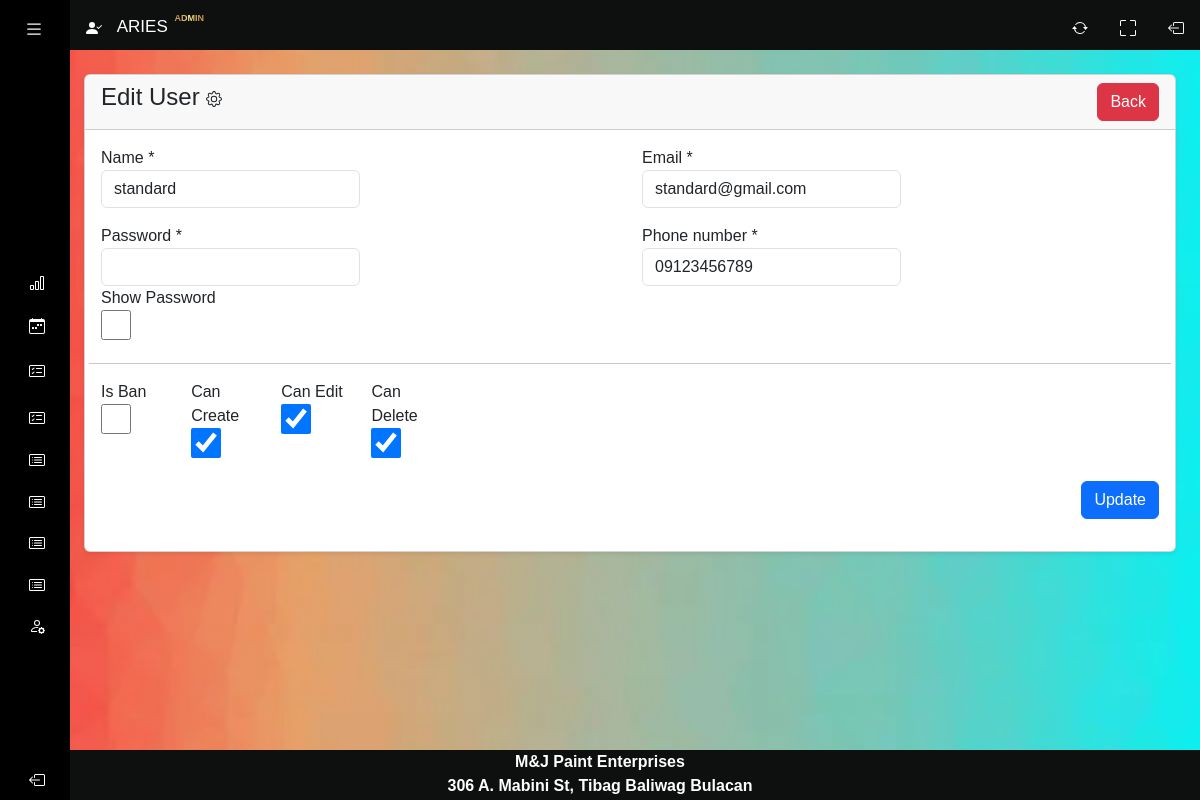
The page /system/users-edit.php?id=26 (signed in) on the database its author committed.
### tables this page shows
CREATE TABLE `users` (
  `id` int(11) NOT NULL,
  `name` varchar(30) NOT NULL,
  `email` varchar(30) NOT NULL,
  `password` varchar(191) NOT NULL,
  `phone` varchar(30) DEFAULT NULL,
  `is_ban` tinyint(1) NOT NULL DEFAULT 0 COMMENT '0=not_ban,1=ban',
  `created_at` date NOT NULL DEFAULT current_timestamp(),
  `user_role` varchar(5) NOT NULL,
  `can_create` tinyint(1) NOT NULL DEFAULT 0 COMMENT '1=can_create,0=not',
  `can_edit` tinyint(1) NOT NULL DEFAULT 0 COMMENT '1=can_edit,0=not',
  `can_delete` tinyint(1) NOT NULL DEFAULT 0 COMMENT '1=can_delete,0=not'
);

### system/config/function.php (called while the page is built, shortened)
<?php
require 'connection.php';
function validate($inputData){
    global $conn;
    $validatedData = mysqli_real_escape_string($conn, $inputData);
    $data = trim($validatedData);
    return htmlspecialchars($data);
}
function getById($tableName, $id){
    global $conn;
    $table = validate($tableName);
    $id = validate($id);
    $query = "SELECT * FROM $table WHERE id='$id' LIMIT 1";
    $result = mysqli_query($conn, $query);
    if ($result) {
        if (mysqli_num_rows($result) == 1) {
            $row = mysqli_fetch_array($result, MYSQLI_ASSOC);
            $response = [
                'status' => 200,
                'data' => $row,
                'message' => 'Record Found'
            ];
            return $response;
        } else {
            $response = [
                'status' => 404,
                'message' => 'No Data Found'
            ];
            return $response;
        }
    } else {
        $response = [
            'status' => 500,
            'message' => 'Something Went Wrong'
        ];
        return $response;
    }
}
function addminId($id){
    global $conn;
    $table = 'users';
    $role = 'ADMIN';
    $query = "SELECT * FROM $table WHERE user_role='$role' AND id='$id' LIMIT 1";
    $result = mysqli_query($conn, $query);
    if ($result) {
        if (mysqli_num_rows($result) === 1) {
            $row = mysqli_fetch_array($result, MYSQLI_ASSOC);
            $res = ['data' => $row];
            return $res['data']['id'];
        }else{
       return '';
        }
    }else{
        return '';
    }
}
?>

### system/users-edit.php (the view, shortened to what this page needs)
<?php include('includes/header.php'); ?>
<?php if($_SESSION['LoggedInUser']['user_role'] == 'ADMIN'){?>
  <div class="container-fluid px-4 main-cards">
      <div class="card mt-4 shadow-sm">
          <div class="card-header">
          <?php if($_SESSION['LoggedInUser']['user_role'] == 'ADMIN'):?>
              <h4 class="mb-0"><a id="gear1">Edit User </a>
                <a id="gear">
                </a>
                  <a href="users.php" class="btn btn-danger float-end">Back</a>
              </h4>
          <?php else :?>
            <h4 class="mb-0">Edit User
                  <a href="users.php" class="btn btn-danger float-end">Back</a>
              </h4>
          <?php endif; ?>
          </div>
          <div class="card-body">
              <form action="config/code.php" method="POST">
              <?php
              if(isset($_GET['id'])){
                if($_GET['id'] != ''){
                  $id = $_GET['id'];
              }else{
                echo '<h5>No ID Found</h5>';
                return false;
              }
            }else{
              echo '<h5>No ID Found</h5>';
                return false;
            }
            $data = getById('users', $id);
            if($data){
              if($data['data']['id'] === addminId($id)){
              if($data['status'] == 200){
                ?>
                <input type="hidden" name="userId" value="<?= $data['data']['id']; ?>">
                      <div class="row">
                      <div class="col-md-6 mb-3">
                          <label for="name">Name *</label>
                          <input type="text" name="name" required value="<?= $data['data']['name']; ?>" class="form-control">
                      </div>
                      <div class="col-md-6 mb-3">
                          <label for="email">Email *</label>
                          <input type="email" name="email" required value="<?= $data['data']['email']; ?>" class="form-control">
                      </div>
                      <div class="col-md-6 mb-3">
                          <label for="password">Password *</label>
                          <input type="password" name="password" class="form-control">
                      </div>
                      <div class="col-md-6 mb-3">
                          <label for="phone">Phone number *</label>
                          <input type="number" name="phone" required value="<?= $data['data']['phone']; ?>" class="form-control">
                      </div>
                      <div class="col-md-12 mb-3 text-end">
                          <button type="submit" name="updateUser" class="btn btn-primary">Update</button>
                      </div>
                  </div>
                    <div class="col-md-1 mb-3 fixDiv" id="fixDiv">
                          <label >Can Create</label><br>
                          <input type="checkbox" name="create" <?= $data['data']['can_create'] == true ? 'checked':''; ?> style="width:30px;height:30px;">
                      </div>
                      <div class="col-md-1 mb-3 fixDiv" id="fixDiv1">
                          <label >Can Edit</label><br>
                          <input type="checkbox" name="edit" <?= $data['data']['can_edit'] == true ? 'checked':''; ?> style="width:30px;height:30px;">
                      </div>
                      <div class="col-md-1 mb-3 fixDiv" id="fixDiv2">
                          <label >Can Delete</label><br>
                          <input type="checkbox" name="delete" <?= $data['data']['can_delete'] == true ? 'checked':''; ?> style="width:30px;height:30px;">
                      </div>
                      <div class="row">
                        <div class="col-md-12 mb-3 fixDiv" id="fixDiv3">
                            <label >User Role</label><br>
                            <input type="text" name="user_role" value="<?= $data['data']['user_role']; ?>">
                        </div>
                      </div>
                <?php
              }else{
                echo '<h5>'.$data['message'].'</h5>';
              }
            }else{
              ?>
                    <div class="row">
                    <div class="col-md-6 mb-3">
                    <label for="name">Name *
                        </label>
                        <input type="text" name="name" required value="<?= $data['data']['name']; ?>" class="form-control w-50">
                    </div>
                    <div class="col-md-6 mb-3">
                        <label for="email">Email *</label>
                        <input type="email" name="email" required value="<?= $data['data']['email']; ?>" class="form-control w-50">
                    </div>
                    <div class="col-md-6 mb-3">
                        <label for="password">Password *</label>
                        <input type="password" name="password" class="form-control w-50">
                        <label>Show Password</label><br>
                        <input type="checkbox" style="width:30px;height:30px;" onclick="showPassword()">
                    </div>
                    <div class="col-md-6 mb-3">
                        <label for="phone">Phone number *</label>
                        <input type="number" name="phone" required value="<?= $data['data']['phone']; ?>" class="form-control w-50">
                    </div>
                    <hr>
                    <div class="col-md-1 mb-3">
                        <label for="is_ban">Is Ban</label><br>
                        <input type="checkbox" name="is_ban" <?= $data['data']['is_ban'] == true ? 'checked':''; ?> style="width:30px;height:30px;">
                    </div>
                    <div class="col-md-1 mb-3">
                          <label >Can Create</label><br>
                          <input type="checkbox" name="create" <?= $data['data']['can_create'] == true ? 'checked':''; ?> style="width:30px;height:30px;">
                      </div>
                      <div class="col-md-1 mb-3">
                          <label >Can Edit</label><br>
                          <input type="checkbox" name="edit" <?= $data['data']['can_edit'] == true ? 'checked':''; ?> style="width:30px;height:30px;">
                      </div>
                      <div class="col-md-1 mb-3">
                          <label >Can Delete</label><br>
                          <input type="checkbox" name="delete" <?= $data['data']['can_delete'] == true ? 'checked':''; ?> style="width:30px;height:30px;">
                      </div>
                    <div class="col-md-12 mb-3 text-end">
                        <button type="submit" name="updateUser" class="btn btn-primary">Update</button>
                    </div>
                </div>
              <?php
            }
            }else{
              echo 'Something Went Wrong';
              return false;
            }
              ?>
              </form>
          </div>
      </div>
  </div>
<?php }else{
echo '<script>window.location.href = "index.html";</script>';
}
?>
<?php include('includes/footer.php'); ?>

### system/css/homepage.css (style rules this page uses)
body { background-image: url('../images/loginbackground.jpg'); background-repeat: no-repeat; background-attachment: fixed; background-size: 100% 100%; background-color: #333; color: #333; overflow-x: hidden; }
.main-cards { margin-top: 50px; margin-left: 60px; }
a { text-decoration: none; }
body { font-family: 'Poppins', sans-serif; }

### rows shown on the page
users: name "standard", email "standard@gmail.com", phone "09123456789", can_create "☑", can_edit "☑", can_delete "☑"

### other values the page prints
$_SESSION['LoggedInUser']['name'] "ARIES"
